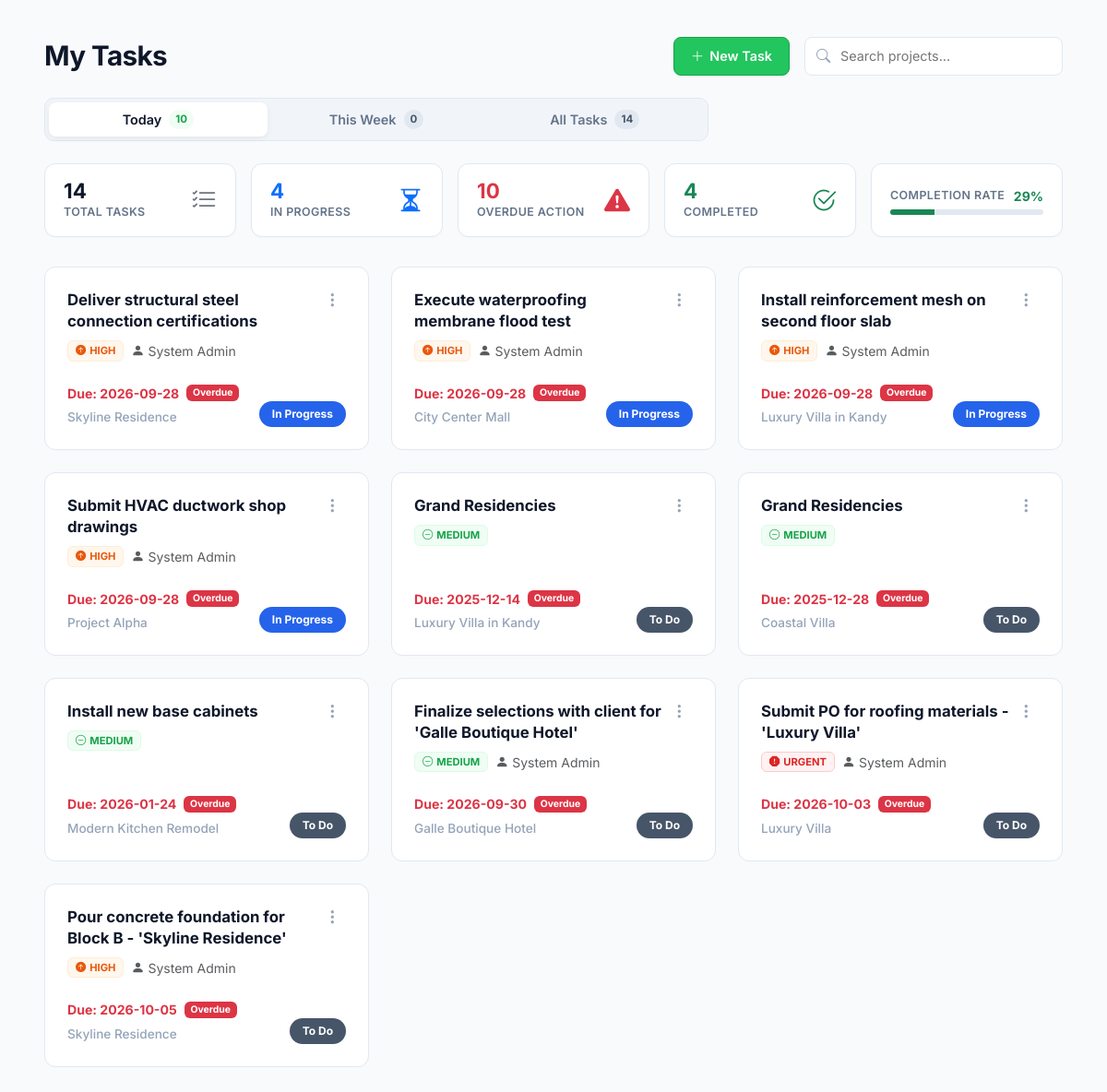
Page /features/tasks.php (signed in) on the committed database.
### tables this page shows
CREATE TABLE `tasks` (
  `id` int(11) NOT NULL AUTO_INCREMENT,
  `project_id` int(11) NOT NULL,
  `assigned_to` int(11) DEFAULT NULL,
  `title` varchar(255) NOT NULL,
  `description` text DEFAULT NULL,
  `priority` enum('Low','Medium','High','Urgent') DEFAULT 'Medium',
  `due_date` date NOT NULL,
  `completed_at` datetime DEFAULT NULL,
  `created_by` int(11) DEFAULT NULL,
  `status` enum('To Do','In Progress','Done','Blocked') DEFAULT 'To Do',
  `created_at` timestamp NOT NULL DEFAULT current_timestamp(),
  PRIMARY KEY (`id`),
  KEY `idx_tasks_project` (`project_id`),
  KEY `idx_tasks_assigned` (`assigned_to`),
  KEY `idx_tasks_status` (`status`),
  KEY `idx_tasks_due` (`due_date`),
  CONSTRAINT `tasks_ibfk_1` FOREIGN KEY (`project_id`) REFERENCES `projects` (`id`) ON DELETE CASCADE
);

CREATE TABLE `users` (
  `id` int(11) NOT NULL AUTO_INCREMENT,
  `full_name` varchar(100) NOT NULL,
  `email` varchar(100) NOT NULL,
  `phone_number` varchar(20) DEFAULT NULL,
  `password` varchar(255) NOT NULL,
  `address` text DEFAULT NULL,
  `role` enum('Admin','Project Manager','Foreman','Client') NOT NULL,
  `hourly_rate` decimal(10,2) DEFAULT 35.00,
  `created_at` timestamp NOT NULL DEFAULT current_timestamp(),
  `status` enum('Active','Inactive','Invited') DEFAULT 'Active',
  PRIMARY KEY (`id`),
  UNIQUE KEY `email` (`email`)
);

CREATE TABLE `projects` (
  `id` int(11) NOT NULL AUTO_INCREMENT,
  `project_name` varchar(150) NOT NULL,
  `project_code` varchar(50) NOT NULL,
  `client_id` int(11) DEFAULT NULL,
  `client_name` varchar(100) DEFAULT NULL,
  `pm_id` int(11) DEFAULT NULL,
  `budget` decimal(15,2) DEFAULT 0.00,
  `location` varchar(255) DEFAULT NULL,
  `start_date` date DEFAULT NULL,
  `end_date` date DEFAULT NULL,
  `stage` enum('Planning','Earthwork','Framing','Roofing','Finishing','Handover') DEFAULT 'Planning',
  `progress_percent` int(11) DEFAULT 0,
  `status` enum('Active','Completed','On Hold','Archived') DEFAULT 'Active',
  `thumbnail_url` varchar(255) DEFAULT NULL,
  `created_at` timestamp NOT NULL DEFAULT current_timestamp(),
  `updated_at` timestamp NOT NULL DEFAULT current_timestamp() ON UPDATE current_timestamp(),
  PRIMARY KEY (`id`),
  UNIQUE KEY `project_code` (`project_code`)
);

### features/tasks.php (the view, shortened to what this page needs)
<?php
require_once __DIR__ . '/../db.php';
$segment = $_GET['segment'] ?? 'today';
$search = trim($_GET['search'] ?? '');
try {
    $count_today = $pdo->query("
        SELECT COUNT(*) FROM tasks
        WHERE (due_date = CURRENT_DATE() OR (due_date < CURRENT_DATE() AND status != 'Done'))
    ")->fetchColumn();
    $count_week = $pdo->query("
        SELECT COUNT(*) FROM tasks
        WHERE YEARWEEK(due_date, 1) = YEARWEEK(CURRENT_DATE(), 1)
    ")->fetchColumn();
    $count_all = $pdo->query("SELECT COUNT(*) FROM tasks")->fetchColumn();
    $count_in_progress = $pdo->query("SELECT COUNT(*) FROM tasks WHERE status = 'In Progress'")->fetchColumn();
    $count_done = $pdo->query("SELECT COUNT(*) FROM tasks WHERE status = 'Done'")->fetchColumn();
    $count_overdue = $pdo->query("SELECT COUNT(*) FROM tasks WHERE due_date < CURRENT_DATE() AND status != 'Done'")->fetchColumn();
    $overall_pct = ($count_all > 0) ? round(($count_done / $count_all) * 100) : 0;
} catch (Exception $e) {
    $count_today = $count_week = $count_all = $count_in_progress = $count_done = $count_overdue = 0;
    $overall_pct = 0;
}
$where = [];
$params = [];
if ($segment === 'today') {
    $where[] = "(t.due_date = CURRENT_DATE() OR (t.due_date < CURRENT_DATE() AND t.status != 'Done'))";
} elseif ($segment === 'this_week') {
    $where[] = "YEARWEEK(t.due_date, 1) = YEARWEEK(CURRENT_DATE(), 1)";
}
$where_sql = !empty($where) ? "WHERE " . implode(" AND ", $where) : "";
$query = "
    SELECT t.*,
           p.project_name, p.project_code, p.progress_percent as project_progress,
           u.full_name as assigned_name, u.role as assigned_role,
           c.full_name as creator_name
    FROM tasks t
    LEFT JOIN projects p ON t.project_id = p.id
    LEFT JOIN users u ON t.assigned_to = u.id
    LEFT JOIN users c ON t.created_by = c.id
    {$where_sql}
    ORDER BY
        CASE
            WHEN t.status = 'In Progress' THEN 1
            WHEN t.status = 'To Do' THEN 2
            WHEN t.status = 'Blocked' THEN 3
            ELSE 4
        END,
        t.due_date ASC,
        t.id DESC
";
try {
    $stmt = $pdo->prepare($query);
    $stmt->execute($params);
    $tasks = $stmt->fetchAll(PDO::FETCH_ASSOC);
} catch (Exception $e) {
    die("Database Error: " . $e->getMessage());
}
function getStatusBadgeClass($status) {
    switch ($status) {
        case 'In Progress':
            return 'status-in-progress';
        case 'To Do':
        default:
            return 'status-to-do';
    }
}
function getPriorityBadge($priority) {
    switch ($priority) {
        case 'Urgent':
            return ['bg' => '#fef2f2', 'color' => '#dc2626', 'border' => '#fecaca', 'icon' => 'exclamation-octagon-fill'];
        case 'High':
            return ['bg' => '#fff7ed', 'color' => '#ea580c', 'border' => '#ffedd5', 'icon' => 'arrow-up-circle-fill'];
        case 'Medium':
            return ['bg' => '#f0fdf4', 'color' => '#16a34a', 'border' => '#dcfce7', 'icon' => 'dash-circle'];
    }
}
?>
<!DOCTYPE html>
<html lang="en">
<head>
    <link href="https://cdn.jsdelivr.net/npm/bootstrap@5.3.0/dist/css/bootstrap.min.css" rel="stylesheet">
    <link rel="stylesheet" href="https://cdn.jsdelivr.net/npm/bootstrap-icons@1.10.0/font/bootstrap-icons.css">
</head>
<body>
<div class="main-container">
    <div class="d-flex justify-content-between align-items-center mb-4 flex-wrap gap-3">
        <h1 class="page-header-title mb-0">My Tasks</h1>
        <div class="d-flex align-items-center gap-3 flex-wrap">
            <button class="btn-nexus-success" data-bs-toggle="modal" data-bs-target="#createTaskModal">
                <i class="bi bi-plus-lg"></i> New Task
            </button>
            <div class="search-wrapper">
                <input type="text" id="taskSearchInput" class="search-bar" placeholder="Search projects..." value="<?= htmlspecialchars($search) ?>" autocomplete="off">
            </div>
        </div>
    </div>
    <div class="filter-nav mb-4">
        <a href="tasks.php?segment=today<?= !empty($search) ? '&search=' . urlencode($search) : '' ?>" class="filter-btn <?= ($segment === 'today') ? 'active' : '' ?>">
            <span>Today</span>
            <span class="tab-counter"><?= $count_today ?></span>
        </a>
        <a href="tasks.php?segment=this_week<?= !empty($search) ? '&search=' . urlencode($search) : '' ?>" class="filter-btn <?= ($segment === 'this_week') ? 'active' : '' ?>">
            <span>This Week</span>
            <span class="tab-counter"><?= $count_week ?></span>
        </a>
        <a href="tasks.php?segment=all<?= !empty($search) ? '&search=' . urlencode($search) : '' ?>" class="filter-btn <?= ($segment === 'all') ? 'active' : '' ?>">
            <span>All Tasks</span>
            <span class="tab-counter"><?= $count_all ?></span>
        </a>
    </div>
    <div class="kpi-row">
        <div class="kpi-card">
            <div>
                <div class="kpi-num"><?= $count_all ?></div>
                <div class="kpi-lbl">Total Tasks</div>
            </div>
            <i class="bi bi-list-check fs-3 text-secondary"></i>
        </div>
        <div class="kpi-card">
            <div>
                <div class="kpi-num text-primary"><?= $count_in_progress ?></div>
                <div class="kpi-lbl">In Progress</div>
            </div>
            <i class="bi bi-hourglass-split fs-3 text-primary"></i>
        </div>
        <div class="kpi-card">
            <div>
                <div class="kpi-num text-danger"><?= $count_overdue ?></div>
                <div class="kpi-lbl">Overdue Action</div>
            </div>
            <i class="bi bi-exclamation-triangle-fill fs-3 text-danger"></i>
        </div>
        <div class="kpi-card">
            <div>
                <div class="kpi-num text-success"><?= $count_done ?></div>
                <div class="kpi-lbl">Completed</div>
            </div>
            <i class="bi bi-check2-circle fs-3 text-success"></i>
        </div>
        <div class="kpi-card">
            <div class="w-100">
                <div class="d-flex justify-content-between align-items-center mb-1">
                    <span class="kpi-lbl">Completion Rate</span>
                    <strong class="text-success small"><?= $overall_pct ?>%</strong>
                </div>
                <div class="progress" style="height: 6px; background-color: #e2e8f0; border-radius: 4px;">
                    <div class="progress-bar bg-success" role="progressbar" style="width: <?= $overall_pct ?>%;"></div>
                </div>
            </div>
        </div>
    </div>
    <div class="position-fixed bottom-0 end-0 p-3" style="z-index: 1080;">
    </div>
    <div class="row g-4" id="taskCardsContainer">
        <?php if (empty($tasks)): ?>
            <div class="col-12">
                <div class="empty-tasks-wrap">
                    <i class="bi bi-clipboard-check fs-1 text-muted mb-3 d-block"></i>
                    <h5 class="fw-bold">No tasks found for this view</h5>
                    <p class="text-muted small">You're all caught up! Click "+ New Task" to schedule upcoming construction action items.</p>
                    <button class="btn btn-sm btn-nexus-success mt-2" data-bs-toggle="modal" data-bs-target="#createTaskModal">
                        <i class="bi bi-plus-lg"></i> Create Task
                    </button>
                </div>
            </div>
        <?php else: ?>
            <?php foreach ($tasks as $task):
                $today_date = date('Y-m-d');
                $due_text = "Due: " . htmlspecialchars($task['due_date']);
                $is_overdue = ($task['due_date'] < $today_date && $task['status'] !== 'Done');
                $is_today = ($task['due_date'] === $today_date);
                $due_class = $is_overdue ? 'text-danger' : ($is_today ? 'due-today' : 'due-future');
                $status_class = getStatusBadgeClass($task['status']);
                $priority_info = getPriorityBadge($task['priority']);
            ?>
            <div class="col-md-4 task-card-col"
                 data-task-id="<?= $task['id'] ?>"
                 data-title="<?= strtolower(htmlspecialchars($task['title'])) ?>"
                 data-project="<?= strtolower(htmlspecialchars($task['project_name'] ?? '')) ?>"
                 data-desc="<?= strtolower(htmlspecialchars($task['description'] ?? '')) ?>"
                 data-status="<?= $task['status'] ?>">
                <div class="task-card" onclick="openTaskDetails(<?= $task['id'] ?>, event)">
                    <div>
                        <div class="d-flex justify-content-between align-items-start mb-2">
                            <div class="task-title mb-0"><?= htmlspecialchars($task['title']) ?></div>
                            <div class="dropdown" onclick="event.stopPropagation()">
                                <button class="card-menu-btn" data-bs-toggle="dropdown" aria-expanded="false" title="Task Options">
                                    <i class="bi bi-three-dots-vertical"></i>
                                </button>
                            </div>
                        </div>
                        <div class="d-flex align-items-center gap-2 mb-3">
                            <span class="priority-chip" style="background-color: <?= $priority_info['bg'] ?>; color: <?= $priority_info['color'] ?>; border: 1px solid <?= $priority_info['border'] ?>;">
                                <i class="bi bi-<?= $priority_info['icon'] ?> me-1"></i><?= htmlspecialchars($task['priority']) ?>
                            </span>
                            <?php if (!empty($task['assigned_name'])): ?>
                                <span class="small text-muted" title="Assigned to <?= htmlspecialchars($task['assigned_name']) ?>">
                                    <i class="bi bi-person-fill me-1"></i><?= htmlspecialchars($task['assigned_name']) ?>
                                </span>
                            <?php endif; ?>
                        </div>
                    </div>
                    <div class="d-flex justify-content-between align-items-end mt-2">
                        <div>
                            <div class="task-due <?= $due_class ?>" id="taskDue-<?= $task['id'] ?>">
                                <?= $due_text ?>
                                <?php if ($is_overdue): ?>
                                    <span class="badge bg-danger ms-1" style="font-size: 0.65rem;">Overdue</span>
                                <?php endif; ?>
                            </div>
                            <div class="task-project" title="<?= htmlspecialchars($task['project_name'] ?? 'General Project') ?>">
                                <?= htmlspecialchars($task['project_name'] ?? 'General Project') ?>
                            </div>
                        </div>
                        <div>
                            <button type="button"
                                    class="status-badge <?= $status_class ?>"
                                    id="statusBadge-<?= $task['id'] ?>"
                                    title="Click to cycle status (To Do -> In Progress -> Done)"
                                    onclick="cycleTaskStatus(<?= $task['id'] ?>, event)">
                                <span id="statusText-<?= $task['id'] ?>"><?= htmlspecialchars($task['status']) ?></span>
                            </button>
                        </div>
                    </div>
                </div>
            </div>
            <?php endforeach; ?>
        <?php endif; ?>
    </div>
</div>
</body>
</html>

### rows in the picture
tasks: title "Deliver structural steel connection certifications", priority "HIGH", users.full_name "System Admin", due_date "Due: 2026-09-28", shows "Overdue", project.project_name "Skyline Residence", status "In Progress"
tasks: title "Execute waterproofing membrane flood test", priority "HIGH", users.full_name "System Admin", due_date "Due: 2026-09-28", shows "Overdue", project.project_name "City Center Mall", status "In Progress"
tasks: title "Install reinforcement mesh on second floor slab", priority "HIGH", users.full_name "System Admin", due_date "Due: 2026-09-28", shows "Overdue", project.project_name "Luxury Villa in Kandy", status "In Progress"
tasks: title "Submit HVAC ductwork shop drawings", priority "HIGH", users.full_name "System Admin", due_date "Due: 2026-09-28", shows "Overdue", project.project_name "Project Alpha", status "In Progress"
tasks: title "Grand Residencies", priority "MEDIUM", due_date "Due: 2025-12-14", shows "Overdue", project.project_name "Luxury Villa in Kandy", status "To Do"
tasks: title "Grand Residencies", priority "MEDIUM", due_date "Due: 2025-12-28", shows "Overdue", project.project_name "Coastal Villa", status "To Do"
tasks: title "Install new base cabinets", priority "MEDIUM", due_date "Due: 2026-01-24", shows "Overdue", project.project_name "Modern Kitchen Remodel", status "To Do"
tasks: title "Finalize selections with client for 'Galle Boutique Hotel'", priority "MEDIUM", users.full_name "System Admin", due_date "Due: 2026-09-30", shows "Overdue", project.project_name "Galle Boutique Hotel", status "To Do"
tasks: title "Submit PO for roofing materials - 'Luxury Villa'", priority "URGENT", users.full_name "System Admin", due_date "Due: 2026-10-03", shows "Overdue", project.project_name "Luxury Villa", status "To Do"
tasks: title "Pour concrete foundation for Block B - 'Skyline Residence'", priority "HIGH", users.full_name "System Admin", due_date "Due: 2026-10-05", shows "Overdue", project.project_name "Skyline Residence", status "To Do"

### other values in the picture
$count_today "10"
$count_week "0"
$count_all "14"
$count_in_progress "4"
$count_overdue "10"
$count_done "4"
$overall_pct "29"
